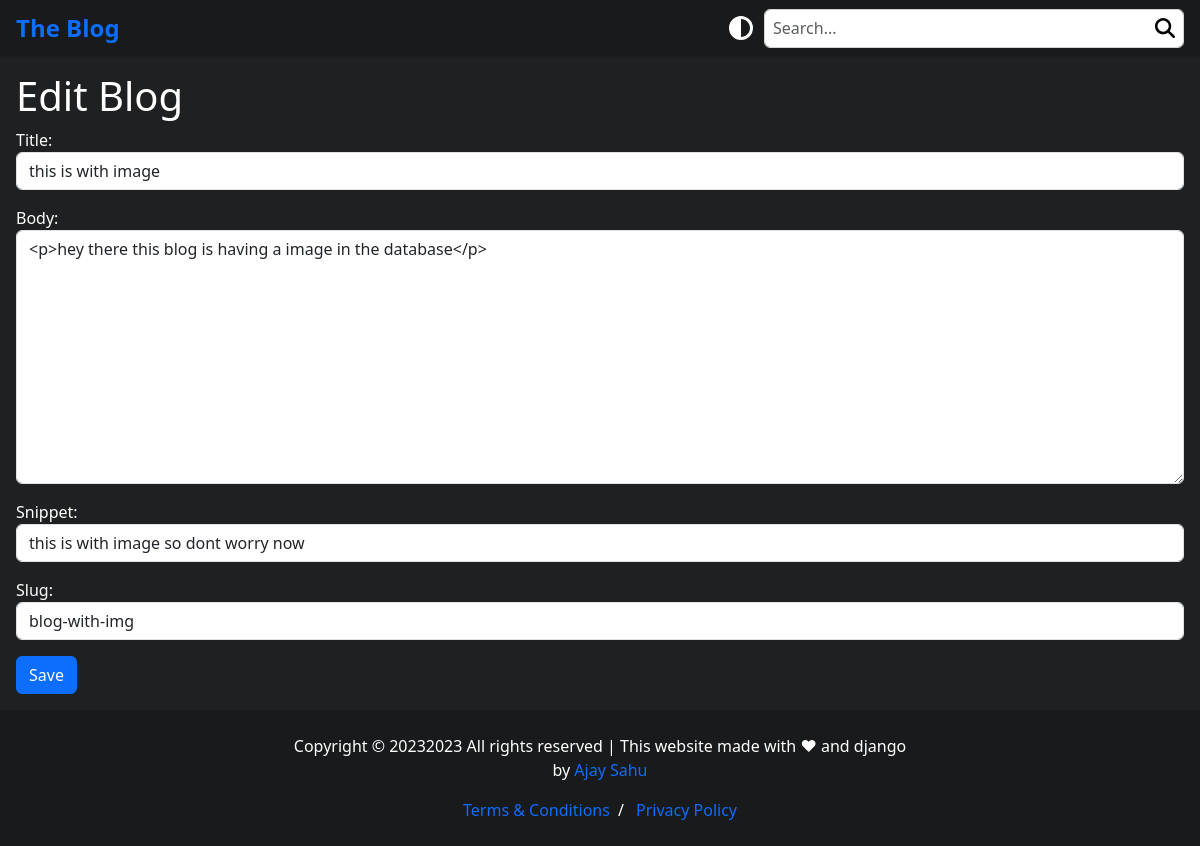
Page /editBlog/blog-with-img (signed in) on the committed database.
### blog/models.py (models this page shows, shortened)
class Post(models.Model):
    title = models.CharField(max_length=255)
    author = models.ForeignKey(User, on_delete=models.CASCADE)
    category = models.ForeignKey(Category, on_delete=models.PROTECT)
    image = models.ImageField(blank=True, null=True, upload_to=path_and_rename('images/blogThumbnail/').wrapper)
    snippet = models.CharField(max_length=255)
    body = RichTextField(blank=True, null=True)
    slug = models.SlugField(unique=True, blank=True, default="Awsome blog")
    date = models.DateTimeField(auto_now_add=True)
    likes = models.ManyToManyField(User, related_name="blog_post")

### blog/views.py (the view)
# urls.py: path('editBlog/<slug:slug>', editBlog.as_view(), name='editBlog'),
class editBlog(UpdateView):
    model = Post
    form_class = editBlogForm
    template_name = 'editBlog.html'

### blog/forms.py
class editBlogForm(forms.ModelForm):
    class Meta:
        model = Post
        fields = ('title','body','snippet','slug')
        widgets = {
            'title': forms.TextInput(attrs={'class':'form-control'}),
            'body': forms.Textarea(attrs={'class':'form-control'}),
            'slug': forms.TextInput(attrs={'class':'form-control'}),
            'snippet': forms.TextInput(attrs={'class':'form-control'}),
        }

### blog/templates/editBlog.html (shortened to what this page needs)
{% extends 'main.html' %}
{% block content %}
{% if user.is_authenticated and user.id == post.author.id %}
<h1>Edit Blog</h1>
    <div class="form-group">
    <form action="" method="post" >
    {{ form.as_p }}
    <button class="btn btn-primary">Save</button>
    </form>
    </div>
{% else %}
<span>please login in first</span>
{% endif %}
{% endblock content %}

### static/blog/styles/main.css (style rules this page uses)
* { padding: 0; margin: 0; box-sizing: border-box; transition: all 150ms linear; }
:root { --grey-300: rgb(212, 212, 212); --bgColor:#1E2021; --fgColor:#181A1B; --textColor:white; --textColor2:#0d6efd; --pColor: #ABA398; --header-height:56px; --header-bg: var(--fgColor); --header-shadow: rgba(0,0,0, 0.1); --z-sticky:100; --site-width: 1280px; --search-box-height:39px; --main-radius: 0.375rem; --transition-func: cubic-bezier(0.17, 0.67, 0.5, 0.71); --transition-time: 100ms; --transition-props: var(--transition-func) var(--transition-time); }
body { background-color: var(--bgColor); color: var(--textColor); }

### rows in the picture
Post: title "this is with image", body "<p>hey there this blog is having a image in the database</p>", snippet "this is with image so dont worry now", slug "blog-with-img"
